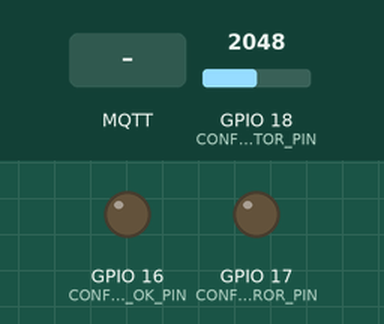
The program below on a simulated ESP32-S3. Shown: output pins drawn as LEDs (lit = HIGH). The test bench sets the inputs (shaded band); at power-on: GPIO 18 (CONFIG_THERMISTOR_PIN) = 2048. WiFi joins after 1.5 s; servers stay silent unless stated; no MQTT or app messages arrive unless stated; what the program prints to the serial monitor is not drawn.

Above: at 0.1 s.
At 2.7 s:
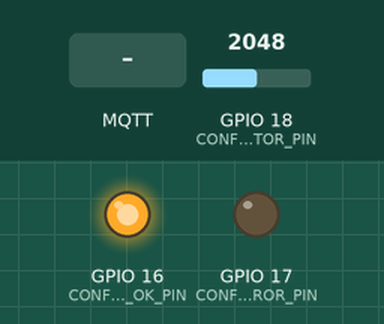
2.8 s: MQTT message "frequency:" arrives on the first subscribed topic
4.3 s: MQTT message "temperature:" arrives on the first subscribed topic
Timing chart, 0 to 7.3 s (numbered marks = the images above; inputs shaded):
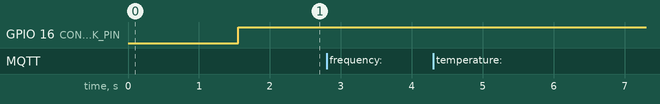

Measured:
- after the input at 2.8 s, every drawn part: stays the same
- after the input at 4.3 s, every drawn part: stays the same

The program:

main.cpp
```cpp
#include <Arduino.h>

#include "Communication.h"
#include "Monitoring.h"

#include "config.h"

WiFiClient* wifiClient; /** WiFi Client */
PubSubClient* pubSubClient; /** MQTT Client */

Communication* communication;
Monitoring* monitoring;

TaskHandle_t taskHandle; /** Task Handle */

int frequency = 5000; /** Frequency (Normal = F1, Hot = F2) */

/**
 * \brief Check if a string is convertible to an integer
 *
 * \param value String to check
 * \return bool
 */
bool isInteger(String value);

/**
 * \brief Task to read the new frequency sent from the Control Unit.
 *
 * \param topic MQTT Topic of the message
 * \param payload Message arrived
 * \param length Length of the message
 */
void callback(char* topic, byte* payload, unsigned int length);

/**
 * \brief Monitoring Task Code
 *
 * \param argument Task Arguments
 */
void monitoringTaskCode(void *argument);

bool isInteger(String value) {
    if(value.isEmpty()) return false; // If Empty String, return False

    // Iterate over every char, if not a digit return false
    for(int i=0; i<value.length(); i++) {
        if(!isDigit(value.charAt(i))) {
            return false;
        }
    }

    // If all characters are digits return true
    return true;
}

void callback(char* topic, byte* payload, unsigned int length) {
    // Convert the payload to a string and store it in a variable
    String message = "";
    for(int i=0; i<length; i++) {
        message += (char) payload[i];
    }

    // Check if the message is a frequency message
    if(message.startsWith("frequency:")) {
        // Print the message and its topic to Serial
        Serial.print("Message arrived in ");
        Serial.print(topic);
        Serial.print(": ");
        Serial.println(message);

        String value = message.substring(10); // Extract the value from the message

        // If the value is convertible to an integer,
        // Convert it and store it in the frequency variable
        if(isInteger(value)) {
            int newFrequency = value.toInt();
            if(newFrequency > 0) {
                frequency = newFrequency;
                // Print the new frequency to Serial
                Serial.print("Frequency Changed to: ");
                Serial.println(frequency);
            }
            else {
                Serial.println("Invalid Frequency Value Received: Must be greater than 0");
            }
        }
        else { // Else, if not convertible, print an error message and exit the function
            Serial.println("Invalid Frequency Value Received");
            return;
        }
    }
    else if(message.startsWith("temperature:")) {
        // Print the message and its topic to Serial
        Serial.print("Message sent in ");
        Serial.print(topic);
        Serial.print(": ");
        Serial.println(message);

        String value = message.substring(10); // Extract the value from the message
    }
}

void monitoringTaskCode(void *argument) {
    TickType_t _lastWakeTime, _frequency;

    for(;;) {
        _frequency = pdMS_TO_TICKS(frequency);
        if(_frequency > 0) {
            monitoring->eventLoop();
            vTaskDelayUntil(&_lastWakeTime, _frequency);
        }
        else {
            Serial.println("Frequency is zero, skipping delay");
            vTaskDelay(1000 / portTICK_PERIOD_MS); // Delay for 1 second to avoid busy loop
        }
    }
}

/**
 * \brief Setup Function
 */
void setup() {
    Serial.begin(CONFIG_BAUD_RATE); // Start Serial Communication with the specified baud rate

    // Initialize the WiFi and MQTT Clients
    wifiClient = new WiFiClient();
    pubSubClient = new PubSubClient(*wifiClient);
    communication = new Communication(wifiClient, pubSubClient);

    // Begin the Communication
    communication->begin();

    // Set the Callback Function for the MQTT Client
    communication->setCallback(callback);

    // Initialize the Monitoring Task Class
    monitoring = new Monitoring();
    xTaskCreatePinnedToCore(monitoringTaskCode, "Monitoring Task", CONFIG_TASK_DEPTH, NULL, 1, &taskHandle, 1);
}

/**
 * \brief Loop Function
 */
void loop() {
    communication->eventLoop();
}
```

Thermistor.cpp
```cpp
#include "Thermistor.h"

Thermistor::Thermistor(int pin) : Sensor(pin) { }

float Thermistor::read() {
    // Read the analog value from the pin
    float temperature = analogRead(_pin);

    // Convert the analog reading to a voltage
    float voltage = temperature * (3.3 / 4095.0);

    // Convert the voltage to a temperature in Celsius
    float celsius = voltage * 100.0;

    // Return the temperature in Celsius
    return celsius;
}
```

Communication.cpp
```cpp
#include "communication.h"

Communication::Communication(WiFiClient* wifiClient, PubSubClient* mqtt) {
    _client = wifiClient;
    _mqtt = mqtt;
}

void Communication::begin() {
    setupWiFi();
    setupMQTT();

    reconnect();
}

void Communication::setupWiFi() {
    Serial.println("Setting up WiFi");

    WiFi.mode(WIFI_STA); // Set WiFi Mode to Station
    WiFi.begin(CONFIG_SSID, CONFIG_PASSWORD); // Connect to WiFi

    // Wait for WiFi Connection
    Serial.println("Connecting to WiFi");
    while(WiFi.status() != WL_CONNECTED) {
        delay(100);
        Serial.print(".");
    }

    // Print WiFi Connection Information
    Serial.println();
    Serial.print("WiFi Connected to IP: ");
    Serial.println(WiFi.localIP());
}

void Communication::setupMQTT() {
    Serial.println("Setting up MQTT");

    _mqtt->setServer(CONFIG_MQTT_SERVER, CONFIG_MQTT_PORT); // Set MQTT Server and Port
}

void Communication::reconnect() {
    Serial.println("Attempting to reconnect to MQTT...");

    while(!_mqtt->connected()) { // While MQTT is not connected,
        if(_mqtt->connect(CONFIG_CLIENT_ID, CONFIG_MQTT_TOPIC, CONIFG_MQTT_QOS, true, "Disconnected from MQTT")) { // Try to connect to MQTT
            Serial.println("Connected to MQTT");
            _mqtt->subscribe(CONFIG_MQTT_TOPIC, CONIFG_MQTT_QOS); // and subscribe to the given MQTT Topic
        }
        else { // If Connection Failed,
            // Print the MQTT Error Code
            Serial.print("Failed: ");
            Serial.println(_mqtt->state());

            // and try to reconnect in the given interval
            Serial.print("Retrying in ");
            Serial.print(CONFIG_RECONNECTION_INTERVAL/1000);
            Serial.println(" seconds");

            delay(CONFIG_RECONNECTION_INTERVAL);
        }
    }
}

bool Communication::connected() {
    return _mqtt->connected();
}

bool Communication::sendMessage(const char* message) {
    return _mqtt->publish(CONFIG_MQTT_TOPIC, message);
}

void Communication::setCallback(CallbackFunction callback) {
    _mqtt->setCallback(callback);
}

void Communication::eventLoop() {
    _mqtt->loop(); // Run the MQTT Loop to check for incoming messages

    // If MQTT disconnects, try to reconnect
    if(!connected()) {
        reconnect();
    }
}
```

Monitoring.cpp
```cpp
#include "Monitoring.h"

Monitoring::Monitoring() : _ok(CONFIG_LED_OK_PIN), _error(CONFIG_LED_ERROR_PIN), _thermistor(CONFIG_THERMISTOR_PIN) {
    _problem = true;
    setProblem(); // Starts as problem active
}

void Monitoring::setProblem() {
    _ok.off();
    _error.on();
}

void Monitoring::clearProblem() {
    _ok.on();
    _error.off();
}

bool Monitoring::hasProblem() {
    return _problem;
}

float Monitoring::getTemperature() {
    float currentTemperature = _thermistor.read();
    return currentTemperature;
}


void Monitoring::eventLoop() {
    float _currentTemperature = getTemperature();

    bool _isCommunicating = communication->connected(); // Check if the device is connected to the network, if not, raise a problem

    if(!_isCommunicating) {
        _problem = true; // Same as writing "_problem = !_isCommunicating",
    }
    else {
        _problem = false; // but we want to make it explicit for the reader ;)
    }

    if(hasProblem()) {
        setProblem();
        Serial.println("Connection Problem Detected!");
    }
    else {
        clearProblem();

        // Send the temperature to the MQTT server
        String message = "temperature:" + String(_currentTemperature);
        communication->sendMessage(message.c_str());
    }
}
```

config.h
```cpp
#pragma once

#define CONFIG_SSID "..." /** WiFi SSID */
#define CONFIG_PASSWORD "..." /** WiFi Password */

#define CONFIG_MQTT_SERVER "broker.mqtt-dashboard.com" /** MQTT Server */
#define CONFIG_MQTT_TOPIC "a03monitoring" /** MQTT Topic */
#define CONIFG_MQTT_QOS 1 /** MQTT QoS */
#define CONFIG_MQTT_PORT 1883 /** MQTT Port */
#define CONFIG_CLIENT_ID "a03" /** MQTT Client ID */

#define CONFIG_RECONNECTION_INTERVAL 5000 /** Reconnection interval (milliseconds) */
#define CONFIG_BAUD_RATE 115200 /** Baud rate */

#define CONFIG_LED_OK_PIN 16 /** LED OK Pin */
#define CONFIG_LED_ERROR_PIN 17 /** LED Error Pin */
#define CONFIG_THERMISTOR_PIN 18 /** Thermistor Pin */

#define CONFIG_TASK_DEPTH 10000 /** Task Depth */
```
